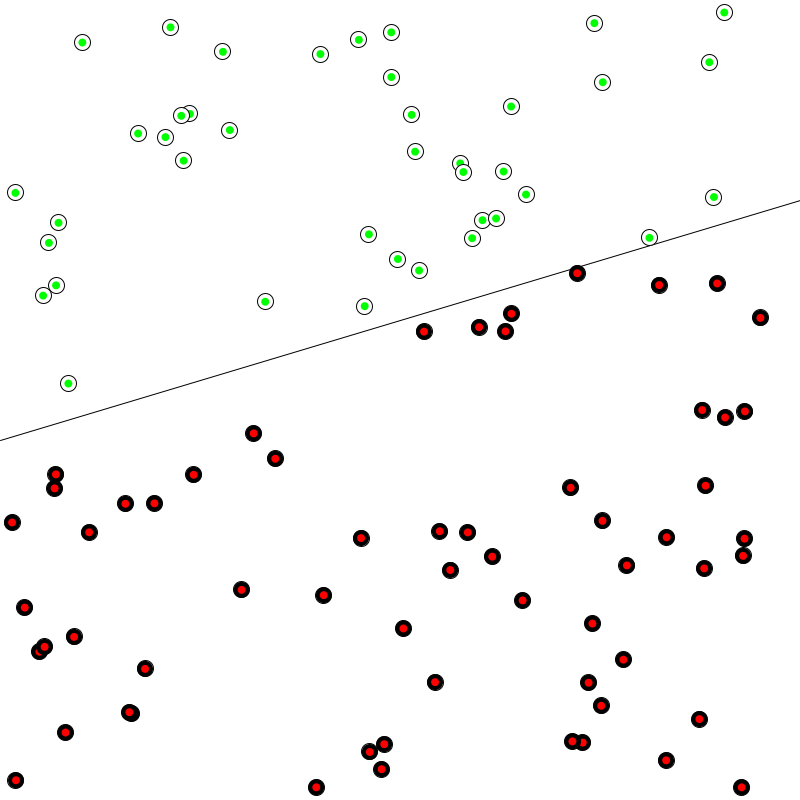
Frame 1 (no input)
Frame 60 (the mouse pressed at the canvas centre just before this capture): identical to frame 1, image omitted
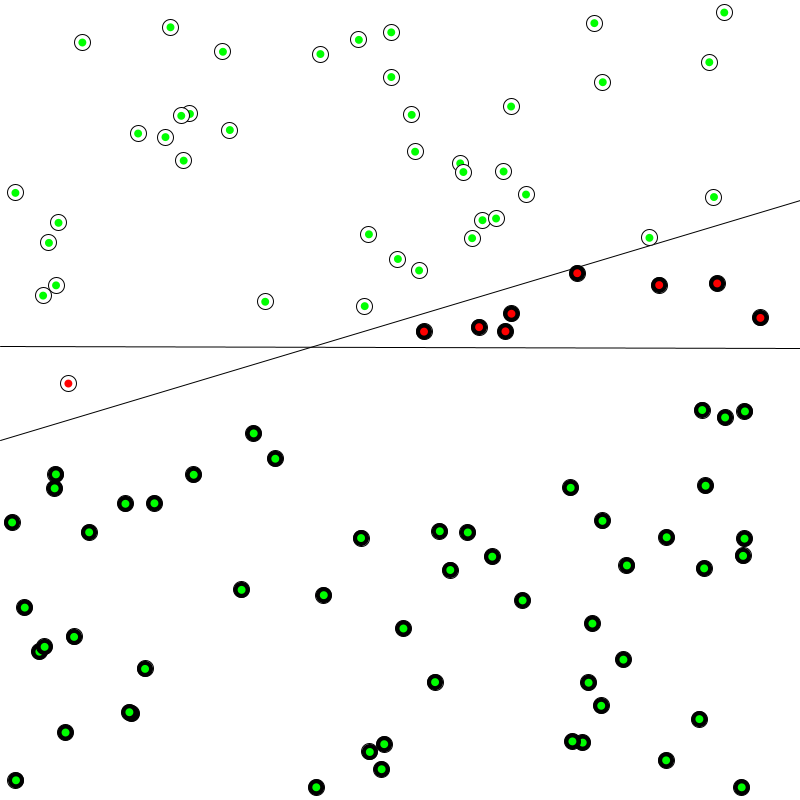
Frame 120 (the mouse held since frame 60 and released just before this capture)

The Processing sketch that drew these frames (run headless with seeded random() and noise(); from frame 60 on, the mouse is pressed at the canvas centre):

// Processing sketch: CC_SimplePerceptron
// ── CC_SimplePerceptron.pde
Perceptron brain;

Point[] points = new Point[100];

int epoch = 0;
float accuracy;

void setup() {
  size(800, 800);
  brain = new Perceptron(3);
  
  for(int i = 0; i < points.length; i++) {
    points[i] = new Point(); 
  }
}

void draw() {
  background(255);
  stroke(0);
  Point p1 = new Point(-1, f(-1));
  Point p2 = new Point(1, f(1));
  line(p1.getPixelX(), p1.getPixelY(), p2.getPixelX(), p2.getPixelY());
  
  Point p3 = new Point(-1, brain.guessY(-1));
  Point p4 = new Point(1, brain.guessY(1));
  line(p3.getPixelX(), p3.getPixelY(), p4.getPixelX(), p4.getPixelY());
  
  
  for(Point pt : points) {
    pt.show(); 
    
    float[] inputs = {pt.x, pt.y, pt.bias};
    int target = pt.label;
    
    int guess = brain.guess(inputs);
    if(guess == target) {
      fill(0, 255, 0);
    } else {
      fill(255, 0, 0); 
    }
    
    noStroke();
    ellipse(pt.getPixelX(), pt.getPixelY(), 8, 8);
  }
 
}

void mousePressed() {
  for(Point pt : points) {
    float[] inputs = {pt.x, pt.y, pt.bias};
    int target = pt.label;
    brain.train(inputs, target);
  }
  
  accuracy = 0;
  
  for(Point pt : points) {
    float[] inputs = {pt.x, pt.y, pt.bias};
    int target = pt.label;
    
    int guess = brain.guess(inputs);
    if(guess == target) {
      fill(0, 255, 0);
      accuracy += 1;
    } else {
      fill(255, 0, 0); 
    }
    
    noStroke();
    ellipse(pt.x, pt.y, 16, 16);
  }
  
  println("Epoch " + epoch);
  accuracy = (accuracy / points.length) * 100;
  println(accuracy + "%");
  epoch++;
}

// ── Perceptron.pde
// Activation Function
int sign(float n) {
  if(n >= 0) {
    return 1; 
  } else {
    return -1; 
  }
}

class Perceptron {
  float[] weights;
  float LR = 0.1;    // Learning Rate
   
  Perceptron(int n) {
    weights = new float[n];
    
    for(int i = 0; i < weights.length; i++) {
      weights[i] = random(-1, 1);
    }
  }
  
  int guess(float[] inputs) {
    float sum = 0;
    for(int i = 0; i < weights.length; i++) {
      sum += inputs[i] * weights[i]; 
    }
    int output = sign(sum);
    return output;
  }
  
  float guessY(float x) {
     float w0 = weights[0];
     float w1 = weights[1];
     float w2 = weights[2];
     
     return - (w2 / w1) - (w0 / w1) * x;
  }
  
  void train(float[] inputs, int target) {
    int guess = guess(inputs); 
    int error = target - guess;
    
    // Tune all the weights
    for(int i = 0; i < weights.length; i++) {
       weights[i]  += error * inputs[i] * LR;
    }
  }
}

// ── Training.pde
float f(float x) {
  return 0.3 * x + 0.2; 
}

class Point {
  float x;
  float y;
  float bias = 1;
  int label;
  
  Point() {
    x = random(-1, 1);
    y = random(-1, 1);
    
    float lineY = f(x);
    
    if(y > lineY) {
      label = 1; 
    } else {
      label = -1; 
    }
  }
  
  Point(float _x, float _y) {
    x = _x;
    y = _y;
  }
  
  void show() {
    stroke(0);
    if(label == 1) {
      fill(255); 
    } else {
      fill(0); 
    }
    
    float px = getPixelX();
    float py = getPixelY();
    
    ellipse(px, py, 16, 16);
  }
  
  float getPixelX() {
    return map(x, -1, 1, 0, width);
  }
  
  float getPixelY() {
    return map(y, -1, 1, height, 0);
  }
}
